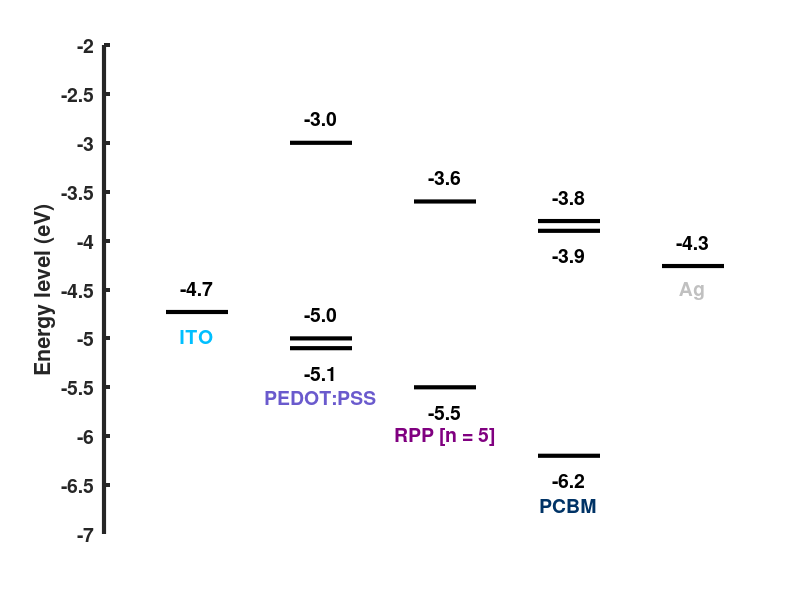

Recreate this plot in MATLAB.
clc; clear all; close all;

fig = figure('color','white','position',[40 300 600 400]);
hold on;
xlim([0 5]);
ylim([-7 -2]);
set(gca,'ydir','normal');
set(gca,'ytick',-7:0.5:-2);
ylabelString = get(gca,'yticklabel');

% plot(0.02,-1.5,'^','markersize',14,'markerfacecolor','k','markeredgecolor','k');
set(gca,'linewidth',3);
set(gca,'yticklabel',ylabelString);
ylabel('Energy level (eV)');
set(gca,'xtick',[]);
set(gca,'xcolor',[1 1 1]);
set(gca,'fontweight','bold');
set(gca,'fontsize',14);

% - - - - - - - - - -

itransition = 0;

ito_ef = -4.73; % - - - - - - - - - - ITO EF
plot([itransition+0.5 itransition+1], ...
    [ito_ef ito_ef], ...
    'k', ...
    'Linewidth', 3);
text(itransition+0.75, ...
    ito_ef+0.25, ...
    num2str(ito_ef, '%.1f'), ...
    'horizontalalignment', 'center', ...
    'fontsize', 14, ...
    'fontweight', 'bold');
text(itransition+0.75, ...
    ito_ef-0.25, 'ITO', ...
    'horizontalalignment', 'center', ...
    'fontsize', 14, ...
    'fontweight', 'bold', ...
    'Color', [0 191 255]/255);

% - - - - - - - - - -

itransition = 1;

pedot_ea = -3.0; % - - - - - - - - - - PEDOT:PSS EA
plot([itransition+0.5 itransition+1], ...
    [pedot_ea pedot_ea], ...
    'k', ...
    'Linewidth',3);
text(itransition+0.75, ...
    pedot_ea+0.25, ...
    num2str(pedot_ea,'%.1f'), ...
    'horizontalalignment','center', ...
    'fontsize',14, ...
    'fontweight','bold');


pedot_ie = -5.1; % - - - - - - - - - - PEDOT:PSS IE
plot([itransition+0.5 itransition+1], ...
    [pedot_ie pedot_ie], ...
    'k', ...
    'Linewidth', 3);
text(itransition+0.75, ...
    pedot_ie-0.25, ...
    num2str(pedot_ie,'%.1f'), ...
    'horizontalalignment','center', ...
    'fontsize', 14, ...
    'fontweight', 'bold');
text(itransition+0.75, ...
    pedot_ie-0.5, ...
    'PEDOT:PSS', ...
    'horizontalalignment','center', ...
    'fontsize', 14, ...
    'fontweight','bold', ...
    'Color', [106 90 205]/255);

pedot_ef = -5.0; % - - - - - - - - - - PEDOT:PSS EF
plot([itransition+0.5 itransition+1], ...
    [pedot_ef pedot_ef], ...
    'k', ...
    'Linewidth', 3);
text(itransition+0.75, ...
    pedot_ef+0.25, ...
    num2str(pedot_ef,'%.1f'), ...
    'horizontalalignment','center', ...
    'fontsize', 14, ...
    'fontweight','bold');

% - - - - - - - - - -

itransition = 2;

rp_ea = -3.6; % - - - - - - - - - - RP EA
plot([itransition+0.5 itransition+1], ...
    [rp_ea rp_ea], ...
    'k', ...
    'Linewidth', 3);
text(itransition+0.75, ...
    rp_ea+0.25, ...
    num2str(rp_ea, '%.1f'), ...
    'horizontalalignment', 'center', ...
    'fontsize', 14, ...
    'fontweight', 'bold');

rp_ie = -5.5; % - - - - - - - - - - RP IE
plot([itransition+0.5 itransition+1], ...
    [rp_ie rp_ie], ...
    'k', ...
    'Linewidth', 3);
text(itransition+0.75, ...
    rp_ie-0.25, ...
    num2str(rp_ie,'%.1f'), ...
    'horizontalalignment', 'center', ...
    'fontsize', 14, ...
    'fontweight', 'bold');
text(itransition+0.75, ...
    rp_ie-0.5, ...
    'RPP [n = 5]', ...
    'horizontalalignment', 'center', ...
    'fontsize', 14, ...
    'fontweight', 'bold', ...
    'Color', [128 0 128]/255);

% rp_ef = -5.0; % - - - - - - - - - -  RP EF
% plot([itransition+0.5 itransition+1], ...
%     [rp_ef rp_ef], ...
%     'k', ...
%     'Linewidth', 3);
% text(itransition+0.75, ...
%     rp_ef+0.25, ...
%     num2str(rp_ef,'%.1f'), ...
%     'horizontalalignment','center', ...
%     'fontsize', 14, ...
%     'fontweight','bold');

% - - - - - - - - - -

itransition = 3;

pcbm_ea = -3.8;
plot([itransition+0.5 itransition+1], ...
    [pcbm_ea pcbm_ea], ...
    'k', ...
    'Linewidth', 3);
text(itransition+0.75, ...
    pcbm_ea+0.25, ...
    num2str(pcbm_ea,'%.1f'), ...
    'horizontalalignment', 'center', ...
    'fontsize', 14, ...
    'fontweight', 'bold');

pcbm_ie = -6.2;
plot([itransition+0.5 itransition+1], ...
    [pcbm_ie pcbm_ie], ...
    'k', ...
    'Linewidth', 3);
text(itransition+0.75, ...
    pcbm_ie-0.25, ...
    num2str(pcbm_ie,'%.1f'), ...
    'horizontalalignment', 'center', ...
    'fontsize', 14, ...
    'fontweight', 'bold');
text(itransition+0.75, ...
    pcbm_ie-0.5, ...
    'PCBM', ...
    'horizontalalignment', 'center', ...
    'fontsize', 14, ...
    'fontweight', 'bold', ...
    'Color', [0 51 102]/255);

pcbm_ef = -3.9;
plot([itransition+0.5 itransition+1], ...
    [pcbm_ef pcbm_ef], ...
    'k', ...
    'Linewidth', 3);
text(itransition+0.75, ...
    pcbm_ef-0.25, ...
    num2str(pcbm_ef,'%.1f'), ...
    'horizontalalignment','center', ...
    'fontsize', 14, ...
    'fontweight','bold');

% - - - - - - - - - -

itransition = 4;

ag_ef = -4.26;
plot([itransition+0.5 itransition+1], ...
    [ag_ef ag_ef], ...
    'k', ...
    'Linewidth', 3);
text(itransition+0.75, ...
    ag_ef+0.25, ...
    num2str(ag_ef,'%.1f'), ...
    'horizontalalignment', 'center', ...
    'fontsize', 14, ...
    'fontweight', 'bold');
text(itransition+0.75, ...
    ag_ef-0.25, ...
    'Ag', ...
    'horizontalalignment', 'center', ...
    'fontsize', 14, ...
    'fontweight', 'bold', ...
    'Color', [192, 192, 192]/255);

hold off;